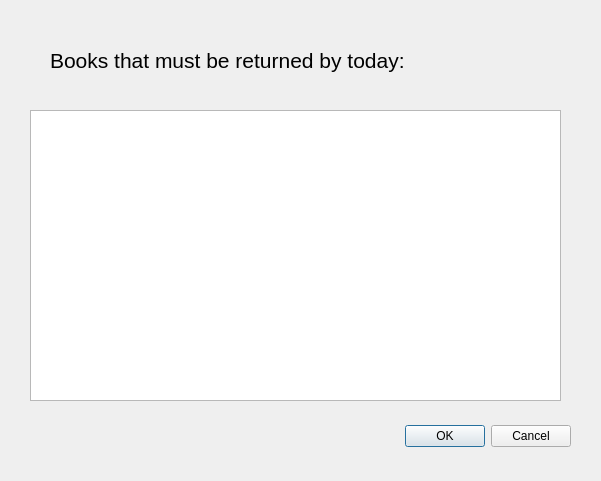
<?xml version="1.0" encoding="UTF-8"?>
<ui version="4.0">
 <class>ReturningSchedule</class>
 <widget class="QDialog" name="ReturningSchedule">
  <property name="geometry">
   <rect>
    <x>0</x>
    <y>0</y>
    <width>601</width>
    <height>481</height>
   </rect>
  </property>
  <property name="windowTitle">
   <string>Dialog</string>
  </property>
  <widget class="QDialogButtonBox" name="buttonBox">
   <property name="geometry">
    <rect>
     <x>230</x>
     <y>420</y>
     <width>341</width>
     <height>32</height>
    </rect>
   </property>
   <property name="orientation">
    <enum>Qt::Horizontal</enum>
   </property>
   <property name="standardButtons">
    <set>QDialogButtonBox::Cancel|QDialogButtonBox::Ok</set>
   </property>
  </widget>
  <widget class="QTableWidget" name="tableWidget">
   <property name="geometry">
    <rect>
     <x>30</x>
     <y>110</y>
     <width>531</width>
     <height>291</height>
    </rect>
   </property>
  </widget>
  <widget class="QLabel" name="label">
   <property name="geometry">
    <rect>
     <x>50</x>
     <y>40</y>
     <width>391</width>
     <height>41</height>
    </rect>
   </property>
   <property name="font">
    <font>
     <pointsize>16</pointsize>
    </font>
   </property>
   <property name="text">
    <string>Books that must be returned by today:</string>
   </property>
  </widget>
 </widget>
 <resources/>
 <connections>
  <connection>
   <sender>buttonBox</sender>
   <signal>accepted()</signal>
   <receiver>ReturningSchedule</receiver>
   <slot>accept()</slot>
   <hints>
    <hint type="sourcelabel">
     <x>248</x>
     <y>254</y>
    </hint>
    <hint type="destinationlabel">
     <x>157</x>
     <y>274</y>
    </hint>
   </hints>
  </connection>
  <connection>
   <sender>buttonBox</sender>
   <signal>rejected()</signal>
   <receiver>ReturningSchedule</receiver>
   <slot>reject()</slot>
   <hints>
    <hint type="sourcelabel">
     <x>316</x>
     <y>260</y>
    </hint>
    <hint type="destinationlabel">
     <x>286</x>
     <y>274</y>
    </hint>
   </hints>
  </connection>
 </connections>
</ui>
